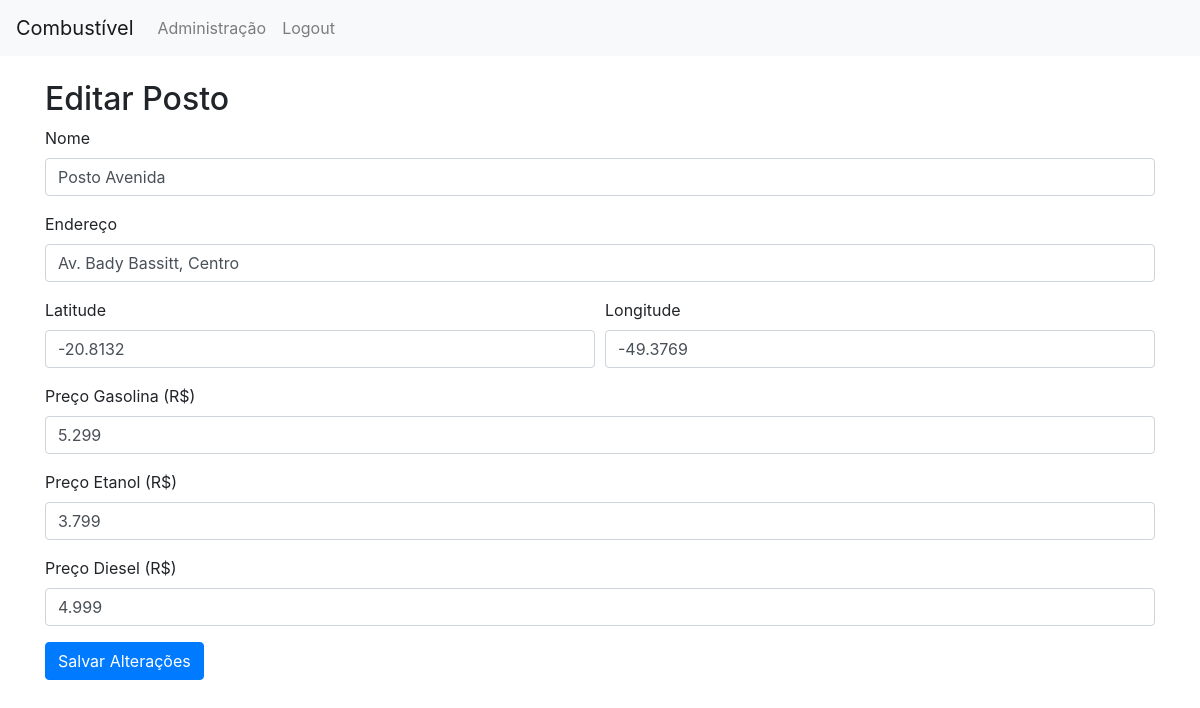
Page /admin/edit/5 (signed in) on the committed database.
### app.py (models this page shows, shortened)
class Posto(db.Model):
    id = db.Column(db.Integer, primary_key=True)
    nome = db.Column(db.String(100), nullable=False)
    endereco = db.Column(db.String(200), nullable=False)
    latitude = db.Column(db.Float, nullable=False)
    longitude = db.Column(db.Float, nullable=False)
    preco_gasolina = db.Column(db.Float, nullable=True)
    preco_etanol = db.Column(db.Float, nullable=True)
    preco_diesel = db.Column(db.Float, nullable=True)
    imagem = db.Column(db.String(200), nullable=True)
    atualizado_em = db.Column(db.DateTime, default=datetime.utcnow)

### app.py (the view, shortened to what this page needs)
@app.route('/admin/edit/<int:id>', methods=['GET', 'POST'])
@login_required
def edit_posto(id):
    posto = Posto.query.get_or_404(id)
    return render_template('admin_edit.html', posto=posto)

### app.py (called while the page is built)
@login_manager.user_loader
def load_user(user_id):
    return Admin.query.get(int(user_id))

### templates/admin_edit.html
{% extends 'base.html' %}
{% block content %}
  <h2>Editar Posto</h2>
  <form method="post">
    <div class="form-group">
      <label>Nome</label>
      <input type="text" class="form-control" name="nome" value="{{ posto.nome }}" required>
    </div>
    <div class="form-group">
      <label>Endereço</label>
      <input type="text" class="form-control" name="endereco" value="{{ posto.endereco }}" required>
    </div>
    <div class="form-row">
      <div class="form-group col-md-6">
        <label>Latitude</label>
        <input type="text" class="form-control" name="latitude" value="{{ posto.latitude }}" required>
      </div>
      <div class="form-group col-md-6">
        <label>Longitude</label>
        <input type="text" class="form-control" name="longitude" value="{{ posto.longitude }}" required>
      </div>
    </div>
    <div class="form-group">
      <label>Preço Gasolina (R$)</label>
      <input type="number" step="0.001" class="form-control" name="preco_gasolina" value="{{ posto.preco_gasolina }}">
    </div>
    <div class="form-group">
      <label>Preço Etanol (R$)</label>
      <input type="number" step="0.001" class="form-control" name="preco_etanol" value="{{ posto.preco_etanol }}">
    </div>
    <div class="form-group">
      <label>Preço Diesel (R$)</label>
      <input type="number" step="0.001" class="form-control" name="preco_diesel" value="{{ posto.preco_diesel }}">
    </div>
    <button type="submit" class="btn btn-primary">Salvar Alterações</button>
  </form>
{% endblock %}

### static/style.css (style rules this page uses)
body { padding-bottom: 50px; }

### rows in the picture
Posto: nome "Posto Avenida", endereco "Av. Bady Bassitt, Centro", latitude "-20.8132", longitude "-49.3769", preco_gasolina "5.299", preco_etanol "3.799", preco_diesel "4.999"
